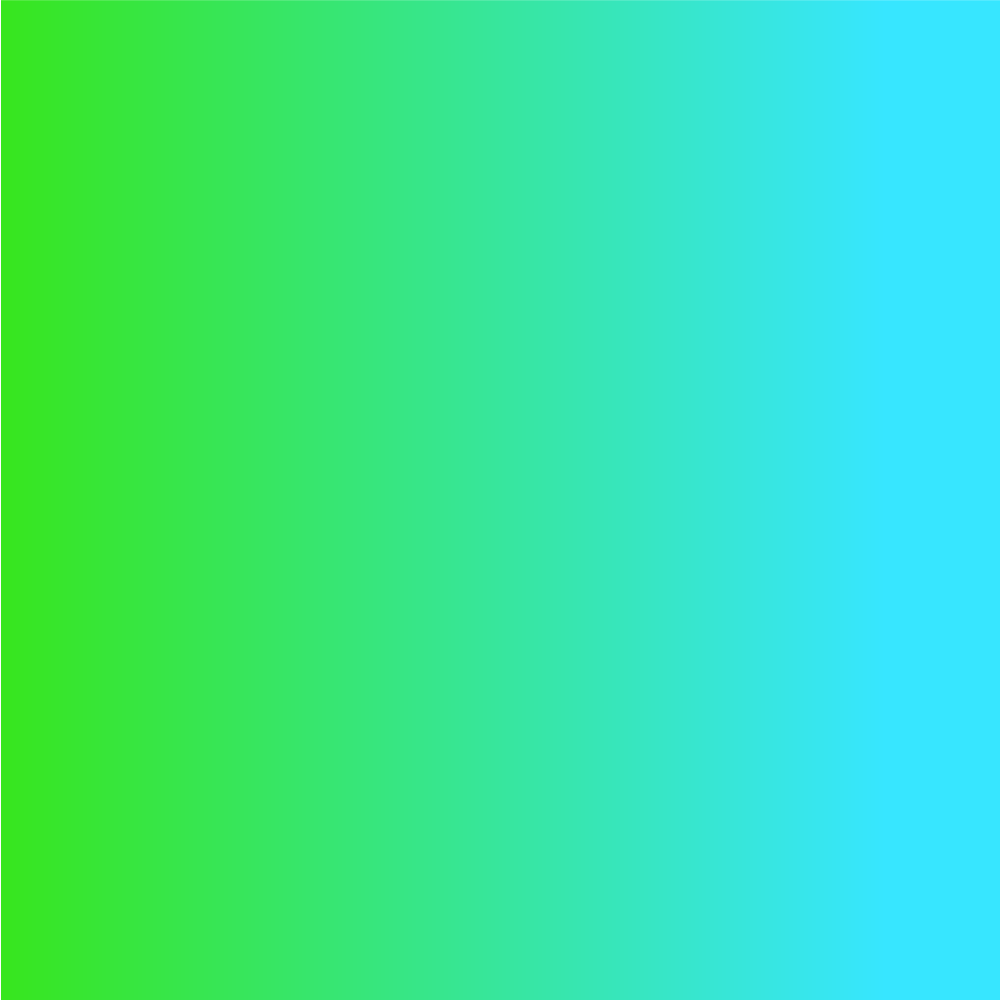
Frame 1 (no input)
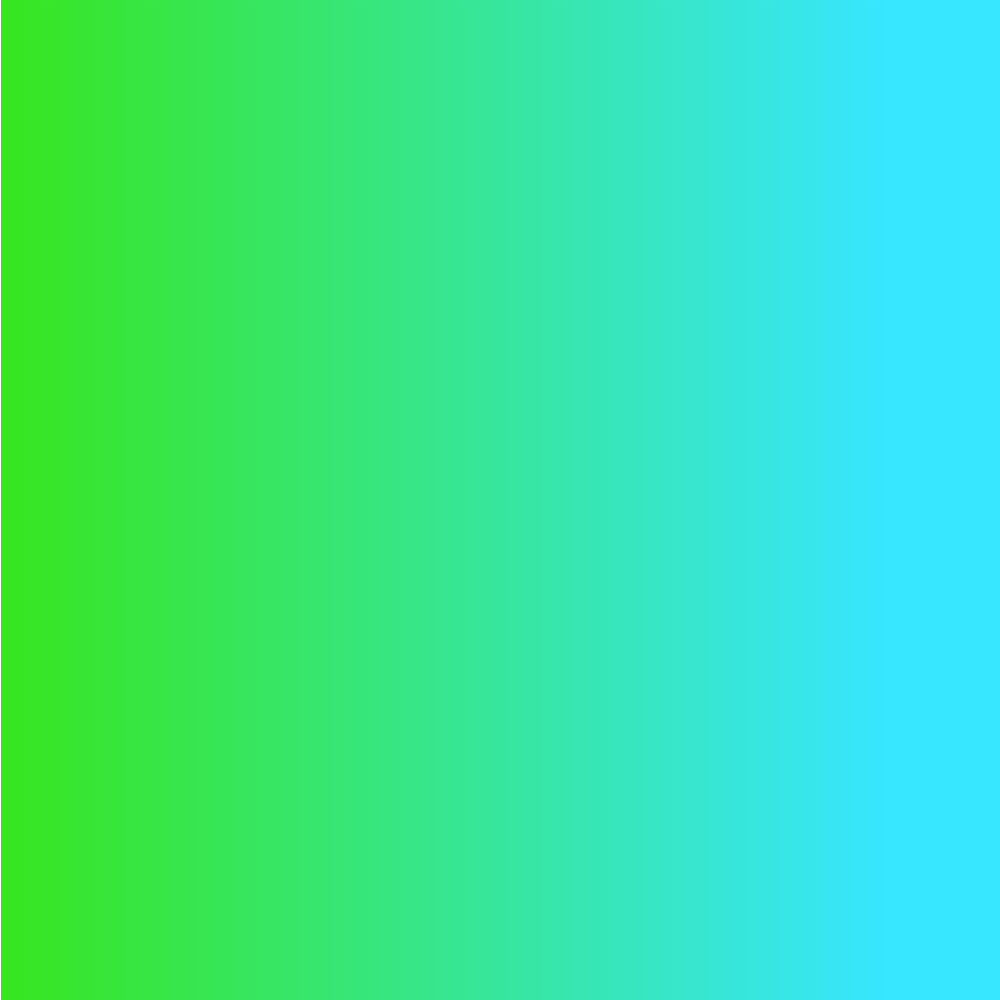
Frame 60 (the mouse pressed at the canvas centre just before this capture)
Frame 120 (the mouse held since frame 60 and released just before this capture): identical to frame 60, image omitted

The Processing sketch that drew these frames (run headless with seeded random() and noise(); from frame 60 on, the mouse is pressed at the canvas centre):

// Processing sketch: sketch_141019
// ── sketch_141019.pde



void setup()
{
  size(1000,1000);
  background(255);
}

void draw()
{
  int i;
  for(i=1; i<= height; i++)
  {
    stroke(55, 230, 30+(i*255/height));
   
  
    line(i,0,i, width);    
  }
}
